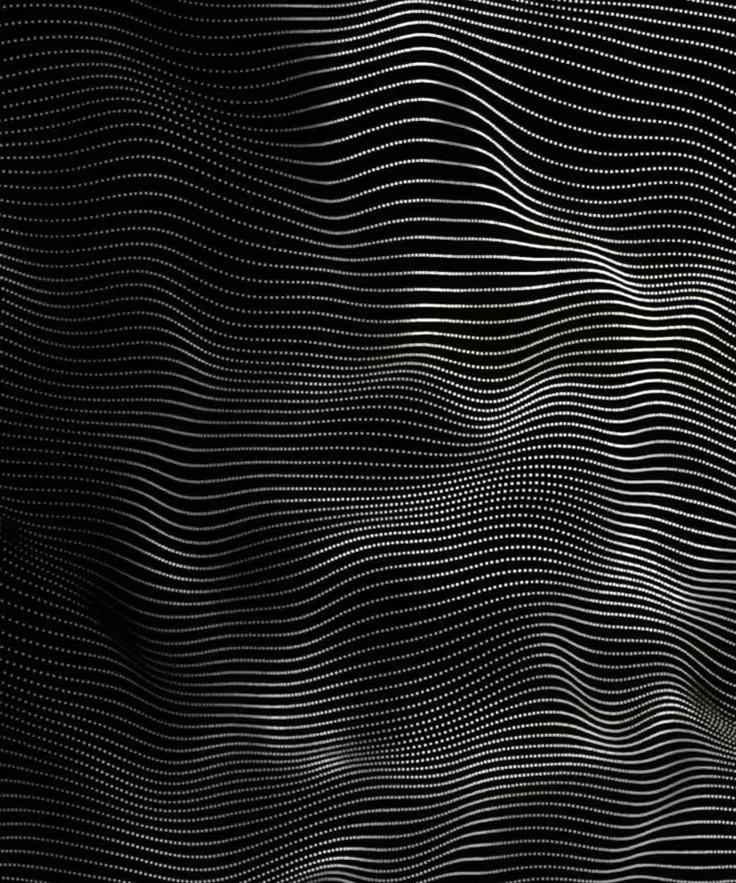
#> input picture assets/image/ui/选关/shadow_texture.jpg, 736 x 883 px, given in place of rising-profile-green.png, which was not available
$ python build_vortex.py
#> lines starting #> are read from the running program, lines starting #| are printed output that depends on the picture; after the words box and inside, x2 and y2 are one past the last pixel; in counts of white or black regions, pixels touching at a corner belong together; pictures that were not available may be replaced by others from this repository, and a replacement may not be noted
### tools/boundary_animation/build_waves.py
"""分界线素材归一化：原画水带、八个补绘姿势、运动补间及加权 Spine。

补绘整张生成，脚本只抠色、配准、运动补间和打包；不覆盖 edge.png。
Y 向下的图像坐标只在写 Spine 顶点时翻转一次。
"""
from pathlib import Path
import json
import cv2
import numpy as np
from PIL import Image, ImageDraw

ROOT = Path(__file__).resolve().parents[2]
OUT = ROOT/'assets/image/background/boundary_waves'
W,H,N = 384,256,128
ANCHOR=(280,232)
TIMES=np.array([0,.22,.40,.60,.69,.75,.86,1.])

# [51 lines left out: functions build_water_band, normalize, not called in this run]

def transitions(frames):
    """双向光流先搬运轮廓再混合，避免直接交叉淡化产生两个浪头。"""
    flows=[]
    for a,b in zip(frames,frames[1:]):
        def guide(im):
            # 空腔和浪缘同时参与匹配，底带锚点不动。
            return np.uint8((im[:,:,:3].mean(2)*.45+.55)*im[:,:,3]*255)
        g0,g1=guide(a),guide(b)
        flows.append((cv2.calcOpticalFlowFarneback(g0,g1,None,.5,5,35,5,7,1.5,0),
                      cv2.calcOpticalFlowFarneback(g1,g0,None,.5,5,35,5,7,1.5,0)))
    yy,xx=np.mgrid[:H,:W].astype('float32')
    # 关键形态间保持通过速度；旧逐段 smoothstep 会在每个姿势上刹停。
    # 非均匀时间节点的单调 Hermite 切线保留拍落时刻，并避免相位倒退。
    dt=np.diff(TIMES); speeds=1/dt; slopes=np.zeros(8)
    for k in range(1,7):
        w1=2*dt[k]+dt[k-1];w2=dt[k]+2*dt[k-1]
        slopes[k]=(w1+w2)/(w1/speeds[k-1]+w2/speeds[k])
    result=[]
    for i in range(N):
        t=i/(N-1); k=min(6,np.searchsorted(TIMES,t,side='right')-1)
        u=float((t-TIMES[k])/(TIMES[k+1]-TIMES[k]))
        u=float((u**3-2*u*u+u)*dt[k]*slopes[k]+(-2*u**3+3*u*u)+(u**3-u*u)*dt[k]*slopes[k+1])
        f,b=flows[k]
        # 预乘透明度补间，杜绝透明像素的黑/绿颜色渗入浪缘。
        def warp(im,flow,m):
            prem=im.copy();prem[:,:,:3]*=prem[:,:,3:4]
            return cv2.remap(prem,xx-flow[:,:,0]*m,yy-flow[:,:,1]*m,cv2.INTER_LINEAR,borderMode=cv2.BORDER_CONSTANT)
        mix=warp(frames[k],f,u)*(1-u)+warp(frames[k+1],b,1-u)*u
        mix[:,:,:3]/=np.maximum(mix[:,:,3:4],.0001)
        # 光流在骤变的空腔边缘可能匹配失败；去掉双向搬运留下的半透明重影。
        cover=np.clip((mix[:,:,3]-.58)/.025,0,1)
        mix[:,:,3]=cover*cover*(3-2*cover)
        result.append(Image.fromarray(np.uint8(np.clip(mix,0,1)*255)))
    return result

# [49 lines left out: functions mesh, package, not called in this run]

# [6 lines that do not run on import are left out]

### tools/boundary_animation/build_vortex.py
"""厚浪卷入：补绘形态生成独立 Spine 附件，中央底带由分流水脚接替。"""
from pathlib import Path
import json
import numpy as np
from PIL import Image
import build_waves

ROOT=Path(__file__).resolve().parents[2]
OUT=ROOT/'assets/image/background/boundary_vortex'
W,H,N=384,256,128
ANCHOR=(288,192)
TIMES=np.array([0,.15,.27,.38,.48,.58,.70,1.0])

def keys():
    raw=np.array(Image.open(OUT/'source/rising-profile-green.png').convert('RGB')).astype(float)
    a=1-np.clip((raw[:,:,1]-np.maximum(raw[:,:,0],raw[:,:,2]))/160,0,1)
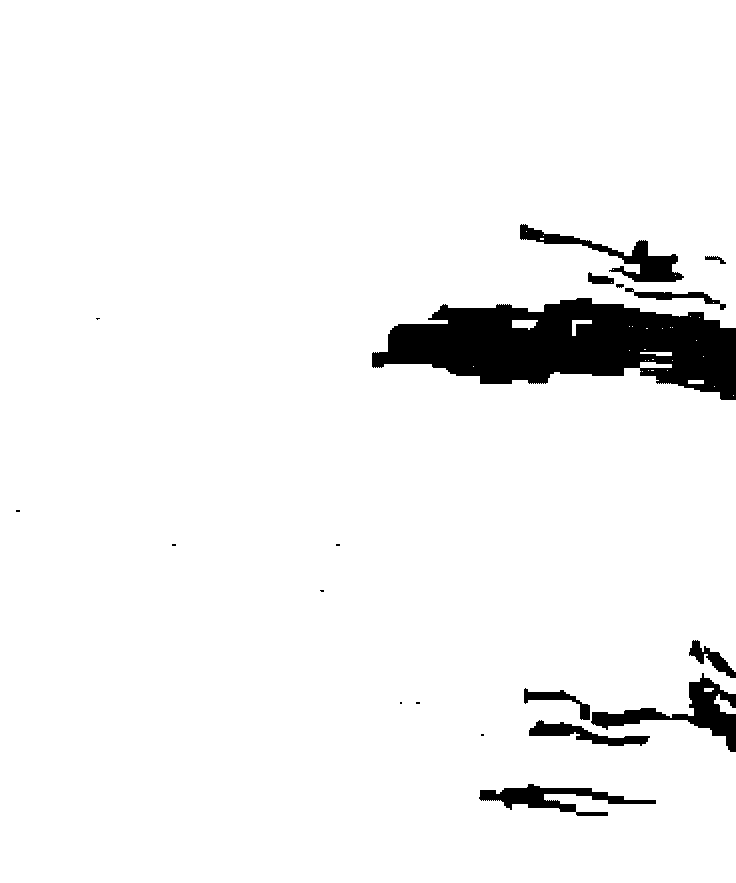
#> a: shape (883, 736) float64; values 0.994 (black) and 1 (white), 94.8% white; 19 black regions (8 under 20 px), largest, box (x1, y1, x2, y2) and area: (372, 298, 736, 400) 22716, (591, 673, 736, 752) 3082, (520, 224, 684, 282) 2368
    a[a<.12]=0
    raw[:,:,1]=np.minimum(raw[:,:,1],np.maximum(raw[:,:,0],raw[:,:,2])+6)
    im=Image.fromarray(np.uint8(np.dstack([raw,a*255]).clip(0,255)))
    cw,ch=im.width/4,im.height/2
#> cw = 184; ch = 441.5
    (OUT/'keyposes').mkdir(exist_ok=True)
    result=[]
    for i in range(8):
        pose=i
        source=im.crop((round(pose%4*cw),round(pose//4*ch),round((pose%4+1)*cw),round((pose//4+1)*ch)))
        # 全部使用同一水面基准和比例；末两帧只收尽，不反向配准浪头。
        source=source.resize((376,248),Image.Resampling.LANCZOS)
        canvas=Image.new('RGBA',(W,H));canvas.paste(source,(4,-22))
        pixels=np.array(canvas)
        Image.fromarray(pixels).save(OUT/'keyposes'/f'{i:02}.png')
        result.append(pixels.astype(np.float32)/255)
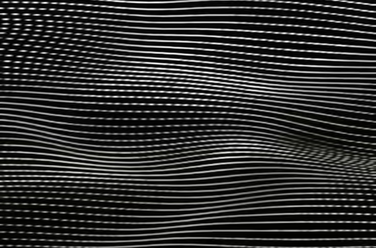
#> source: PIL image 376x248 RGBA; mean R, G, B, A 50.2, 50.3, 49.3, 254.9; transparent parts drawn white
#> after the loop, result = 8 items
    return result

def mesh(name):
    nx,ny=24,24
    border=[(x,0) for x in range(nx+1)]+[(nx,y) for y in range(1,ny+1)]+[(x,ny) for x in range(nx-1,-1,-1)]+[(0,y) for y in range(ny-1,0,-1)]
    points=border+[(x,y) for y in range(ny+1) for x in range(nx+1) if (x,y) not in border]
    ids={p:i for i,p in enumerate(points)};uv=[];vertices=[];tri=[]
    origins=[(0,0),(-95,80),(15,130),(95,-80),(-15,-130)]
    for x,y in points:
        px,py=x*576/nx-ANCHOR[0],ANCHOR[1]-y*384/ny
        uv.extend([x/nx,y/ny])
        crest=float(np.clip(abs(py)/110,0,1))*.8
        lip=float(np.clip(((px if py>=0 else -px)+80)/160,0,1))
        weights=[1-crest,crest*(1-lip) if py>=0 else 0,crest*lip if py>=0 else 0,crest*(1-lip) if py<0 else 0,crest*lip if py<0 else 0]
        active=[(i,w) for i,w in enumerate(weights) if w>1e-6];vertices.append(len(active))
        for i,w in active:vertices.extend([i,round(px-origins[i][0],5),round(py-origins[i][1],5),round(w,6)])
    for y in range(ny):
        for x in range(nx):
            a,b,c,d=[ids[p] for p in [(x,y),(x+1,y),(x,y+1),(x+1,y+1)]]
            tri.extend([a,c,b,b,c,d])
    return dict(type='mesh',path=name,width=W,height=H,uvs=uv,vertices=vertices,triangles=tri,hull=len(border))

def build():
    frames=keys()
#> frames = 8 items
    # 复用已在小浪中验证的双向轮廓补间，仅更换本次独立画布与时间节点。
    build_waves.W,build_waves.H,build_waves.N=W,H,N;build_waves.TIMES=TIMES
    images=build_waves.transitions(frames)
#> the loop in transitions, `for a,b in zip(frames,frames[1:]):` made 7 passes
#> after the loop in transitions, `for a,b in zip(frames,frames[1:]):`:
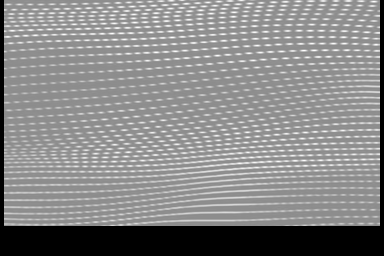
#> g0: shape (256, 384); min 0, max 255, mean 135.4
#> after the loop in transitions, `for a,b in zip(frames,frames[1:]):`:
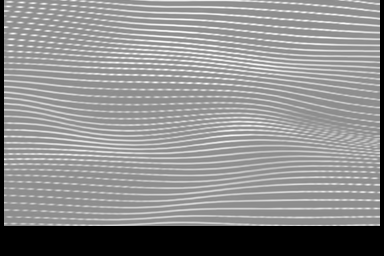
#> g1: shape (256, 384); min 0, max 255, mean 140.2
#> after the loop in transitions, `for a,b in zip(frames,frames[1:]):`: flows = 7 items
#> the loop in transitions, `for i in range(N):` made 128 passes
#> pass 1, in transitions, `cover=np.clip((mix[:,:,3]-.58)/.025,0,1)`:
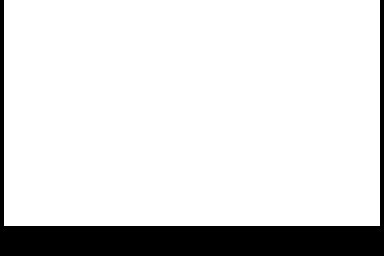
#> cover: shape (256, 384) float32; values 0 (black) and 1 (white), 86.4% white; 1 black region, box (x1, y1, x2, y2) and area: (0, 0, 384, 256) 13328
#> after the loop in transitions, `for i in range(N):`: result = 128 items
#> images = 128 items
    # 轮廓补间会收紧透明覆盖；连接渐变必须在其后处理，否则被截成硬边。
    yy,xx=np.mgrid[:H,:W]
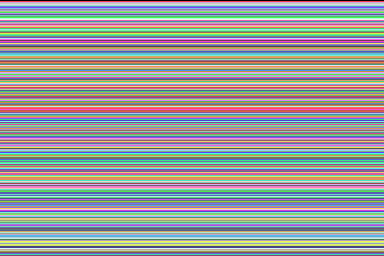
#> yy: shape (256, 384) int64; 256 distinct labels, from 0 to 255; one colour per label, 0 black
    fade=np.clip(np.minimum(xx-3,W-4-xx)/50,0,1)
    fade=fade*fade*(3-2*fade)
    for i,im in enumerate(images):
        pixels=np.array(im);pixels[:,:,3]=np.uint8(pixels[:,:,3]*fade)
        images[i]=Image.fromarray(pixels)
#> this loop made 128 passes
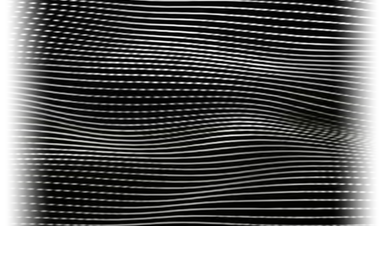
#> pixels: shape (256, 384, 4); mean R, G, B, A 43.5, 43.6, 42.7, 191.6; transparent parts drawn white
    atlas=Image.new('RGBA',(4096,4096));regions=[];attachments={};timeline=[]
#> after `atlas = Image.new('RGBA', (4096, 4096))`: atlas: PIL image 4096x4096 RGBA; every value is 0
#> (the run stopped early here; a loop or call above may not have finished)
